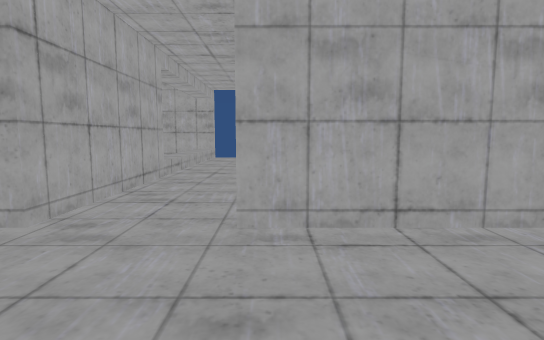
[1] (above)

16 first-person views from a walk through a scene from a Unity 3-D project. The camera is 1.3 m above the floor, tilts 6° down and sees 80° across. The floor is counted in squares, 1 m on a side. Each view is taken from the middle of a square. On the plan, view 1 faces up. The plan holds only what a view shows up to about 14 squares ahead; the rest is blank. The place goes on beyond the plan. The player is left out. Some animated figures are left out.

[2]
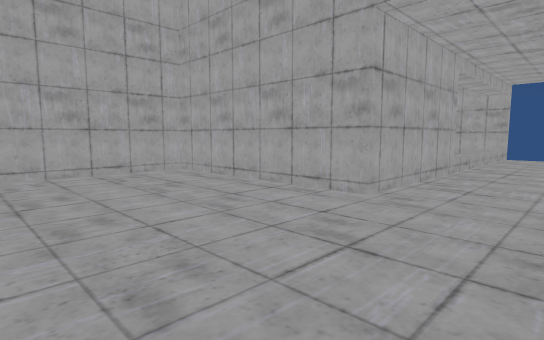

[3]
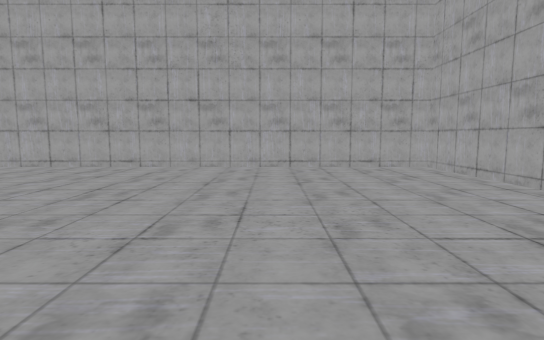

[4]
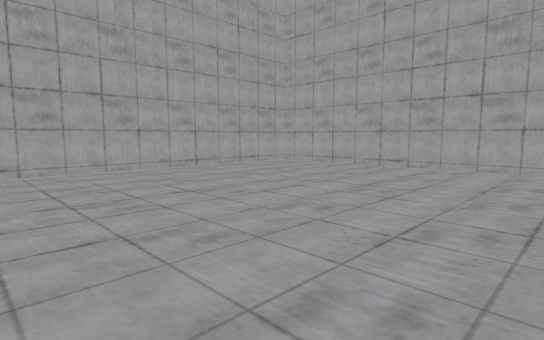

[5]
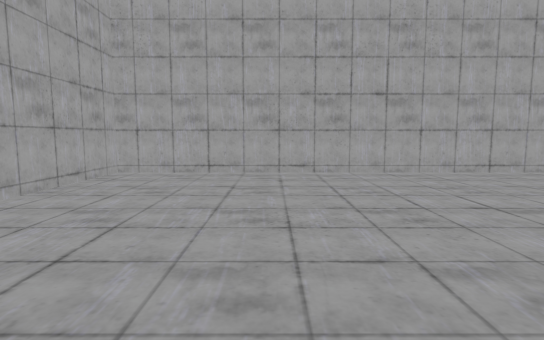

[6]
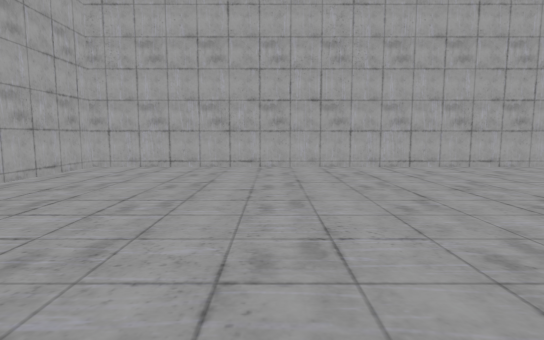

[7]
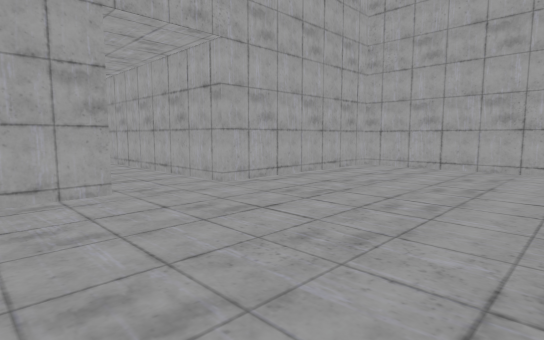

[8]
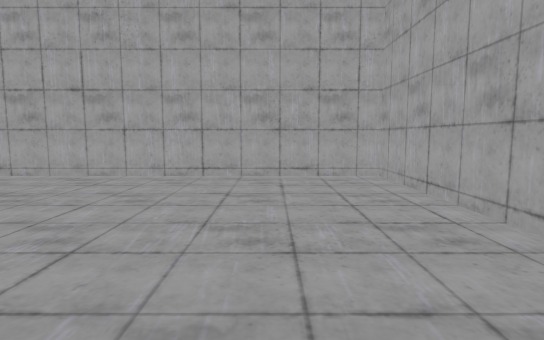

[9]
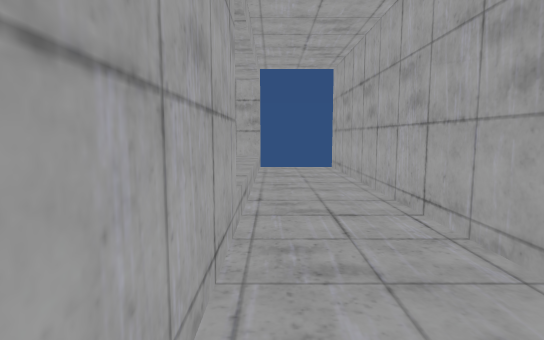

[10]
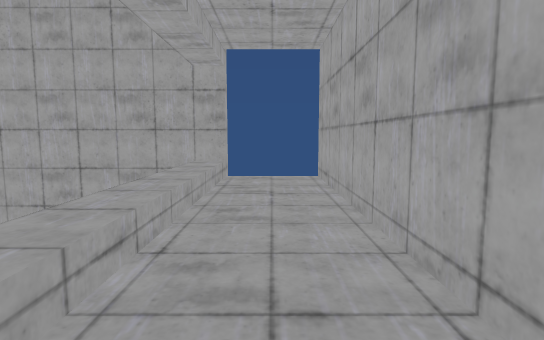

[11]
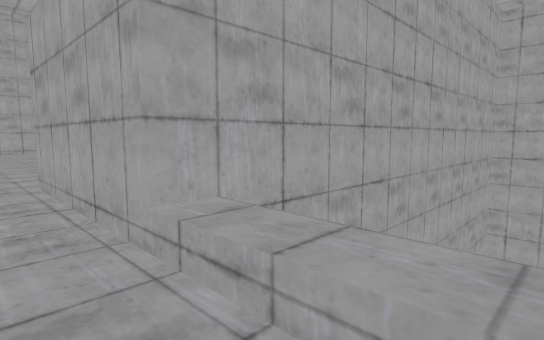

[12]
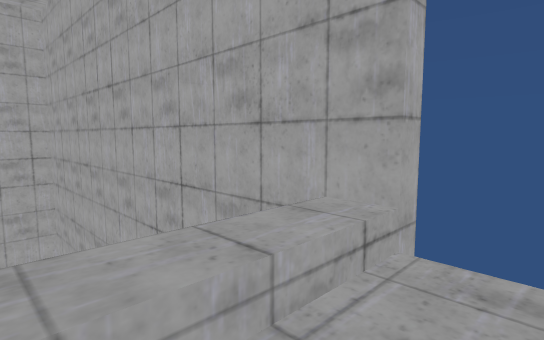

[13]
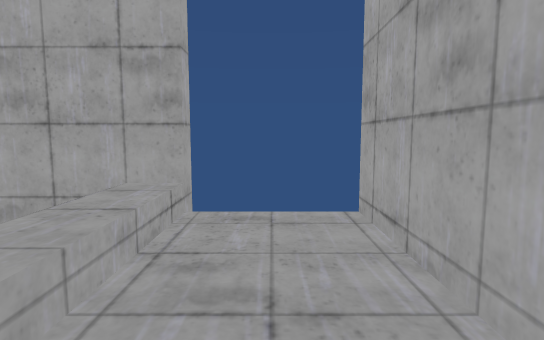

[14]
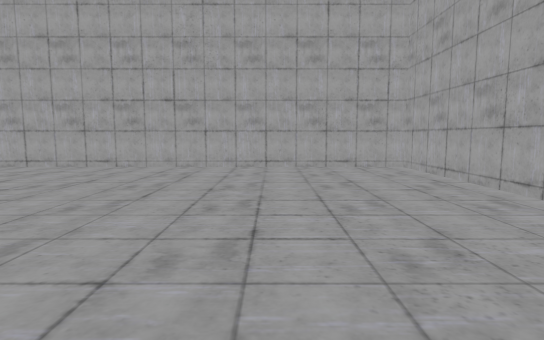

[15]
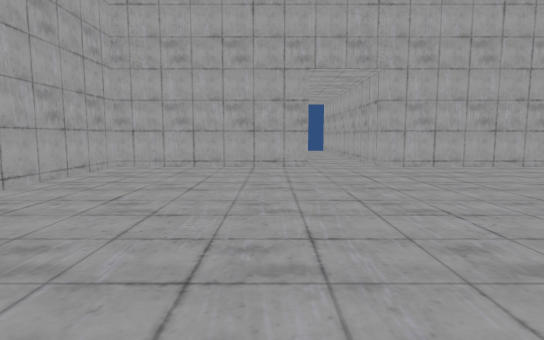

[16]
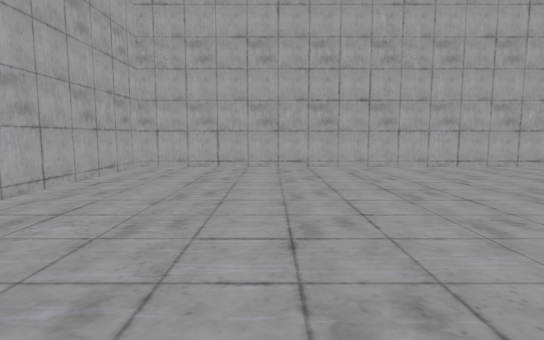

### Floor plan
Key: @ floor where view 1 was taken; # wall or solid block; . main floor; : floor 0.5 m higher than the main floor; v drop or lower ground.
Columns run from 14 left of view 1 to 8 right of it. Each row starts with its distance up from view 1.
 20 ###########   #
 19           :...#
 18           :...#
 17           :...#
 16           :...#
 15           :...#
 14           :...#
 13           :...#
 12           :...#
 11 vvvvvvvvvv:...#
 10          ##...#
  9           #...#
  8           #...#
  7           #...#
  6           #...#
  5   #########...#########
  4   #...................#
  3   #...................#
  2   #...................#
  1   #...................#
  0   #...........@.......#
 -1   #...................#
 -2   #...................#
 -3   #...................#
 -4   #...................#
 -5   #...................#
 -6   #...................#
 -7   #...................#
 -8   #...................#
 -9   #...................#
-10   #...................#
-11   #...................#
-12   #...................#
-13   #...................#
-14   #...................#
-15   #####################

Positions as (right, up) in squares from view 1, and headings:
1: (0, 0), facing up
2: (0, -2), facing up-left
3: (2, -2), facing left
4: (2, -2), facing down-left
5: (2, -3), facing down
6: (-6, -3), facing right
7: (-6, -3), facing up-right
8: (-8, -4), facing down
9: (-3, 6), facing up
10: (-2, 9), facing up
11: (-2, 14), facing down-left
12: (-2, 16), facing up-left
13: (-2, 14), facing up
14: (-6, -9), facing right
15: (-5, -9), facing up
16: (2, -9), facing left
